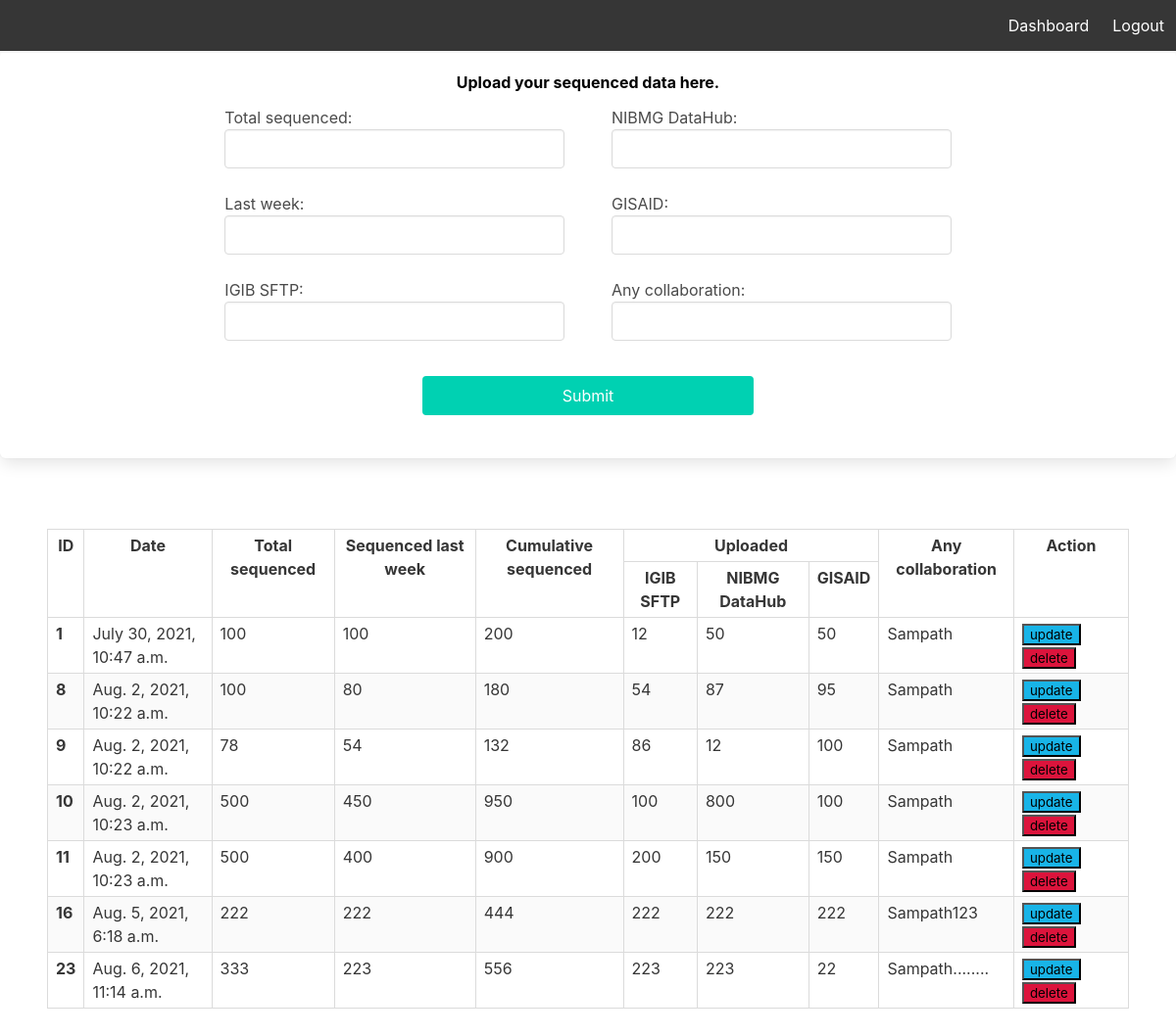
Page /Home (signed in) on the earlier database version.
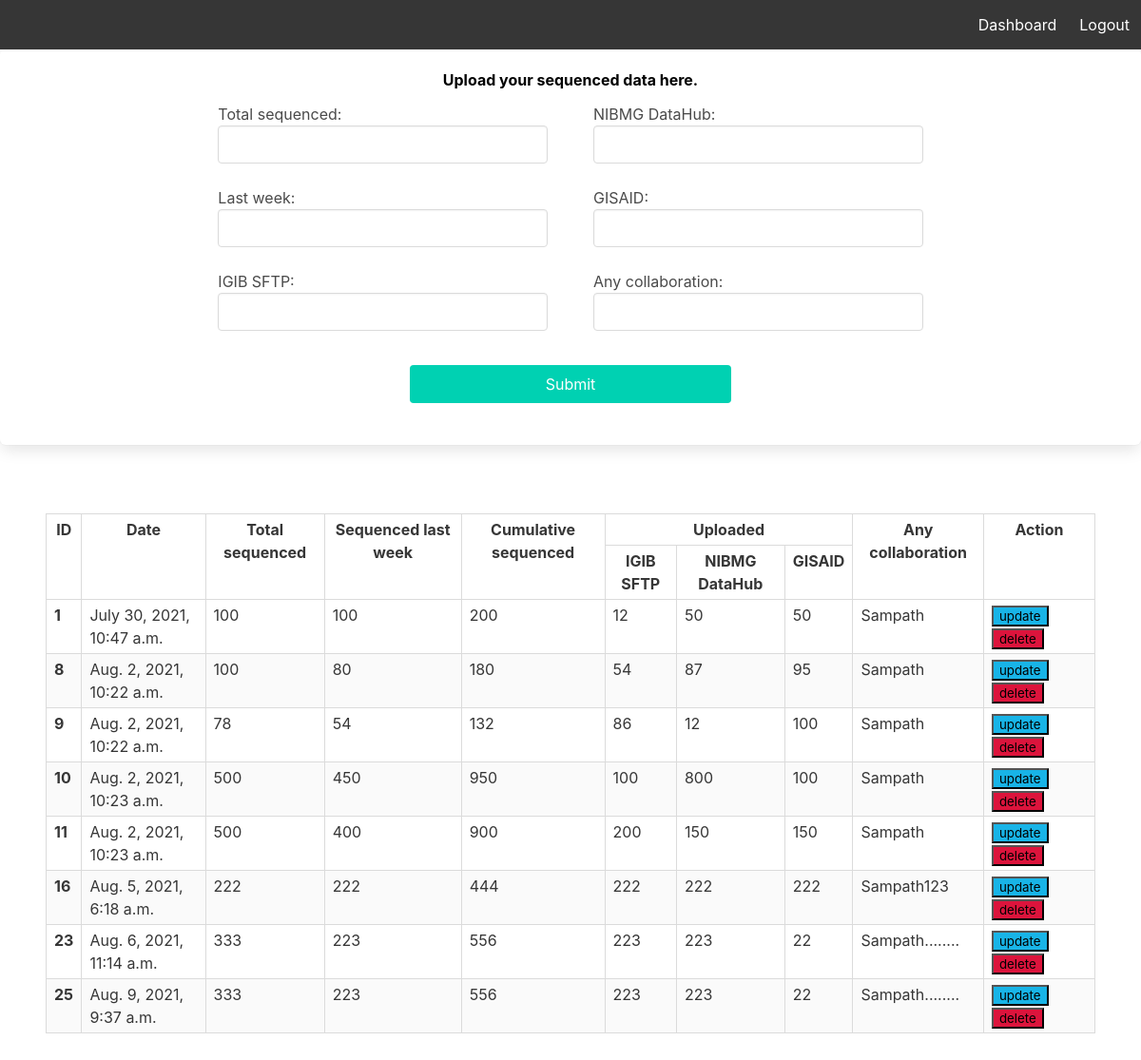
Same page on the later database version.
### users/models.py (models this page shows, shortened)
class InputData(models.Model):
    data_entry                      = models.DateTimeField(verbose_name ="date joined", auto_now_add=True)
    username                        = models.ForeignKey(Account,verbose_name="username",on_delete=models.CASCADE)
    Total_sequenced                 = models.IntegerField()
    Sequenced_last_week             = models.IntegerField()
    Cumulative_sequenced            = models.IntegerField()
    Uploaded_IGIB_SFTP              = models.IntegerField()
    Uploaded_NIBMG_DataHub          = models.IntegerField()
    Uploaded_GISAID                 = models.IntegerField()
    Any_collaboration               = models.TextField(max_length=200)

### users/views.py (the view)
# urls.py: 2. Add a URL to urlpatterns:  path('', Home.as_view(), name='home')
def Home(request):
    data = InputData.objects.filter(username__id=request.user.id)
    return render(request, 'data.html',{'data':data})

### users/models.py (called while the page is built)
    def __str__(self):
        return self.username

### templates/data.html (shortened to what the changed rows need)
{% load static %}
<!DOCTYPE html>
<html lang="en">
    <link rel="stylesheet" href="https://cdn.jsdelivr.net/npm/bulma@0.9.3/css/bulma.min.css">
    <link href="{% static 'styles.css'%}" rel="stylesheet" type="text/css" media="all" />
<head>
</head>
<body>
    {% if user.is_prouser is True %}
    <div class="box">
        <h1>Upload your sequenced data here.</h1>
        </div>
        <section class="hero">
            <div class="hero-body">
                <div class="table-container">
                    <table class="table is-bordered is-striped is-narrow is-hoverable is-fullwidth">
                      <thead id="head">
                        <tr>
                          <th rowspan="2">ID</th>
                          <th rowspan="2">Date</th>
                          <th rowspan="2">Total sequenced</th>
                          <th rowspan="2">Sequenced last week</th>
                          <th rowspan="2">Cumulative sequenced</th>
                          <th colspan="3">Uploaded</th>
                          <th rowspan="2">Any collaboration</th>
                          <th rowspan="2">Action</th>
                        </tr>
                        <tr>
                            <th>IGIB SFTP</th>
                            <th>NIBMG DataHub</th>
                            <th>GISAID</th>
                        </tr>
                    </thead>
                    <tbody>
                        {% for data in data %}
                        <tr>
                            <th scope="row">{{data.id}}</th>
                            <td>{{data.data_entry}}</td>
                            <td>{{data.Total_sequenced}}</td>
                            <td>{{data.Sequenced_last_week}}</td>
                            <td>{{data.Cumulative_sequenced}}</td>
                            <td>{{data.Uploaded_IGIB_SFTP}}</td>
                            <td>{{data.Uploaded_NIBMG_DataHub}}</td>
                            <td>{{data.Uploaded_GISAID}}</td>
                            <td>{{data.Any_collaboration}}</td>
                            <td>
                                <div style="width:100px;">
                                        <form action="{% url 'update' data.id %}" method="">
                                            <input id="pointer" type="submit" value="update">
                                        </form>
                                        <form action="{% url 'delete' data.id %}" method="POST">
                                            <input id="pointer" type="submit" value="delete"
                                            style="background-color: crimson; font:bold;">
                                        </form>
                                </div>
                            </td>
                        </tr>
                        {% endfor %}
                    </tbody>
                </table>
        </div>
    </section>
    {% endif %}
</body>
</html>

Differences in the rows shown:
added InputData: id "25", data_entry "Aug. 9, 2021, 9:37 a.m.", Total_sequenced "333", Sequenced_last_week "223", Cumulative_sequenced "556", Uploaded_IGIB_SFTP "223", Uploaded_NIBMG_DataHub "223", Uploaded_GISAID "22", Any_collaboration "Sampath........"
